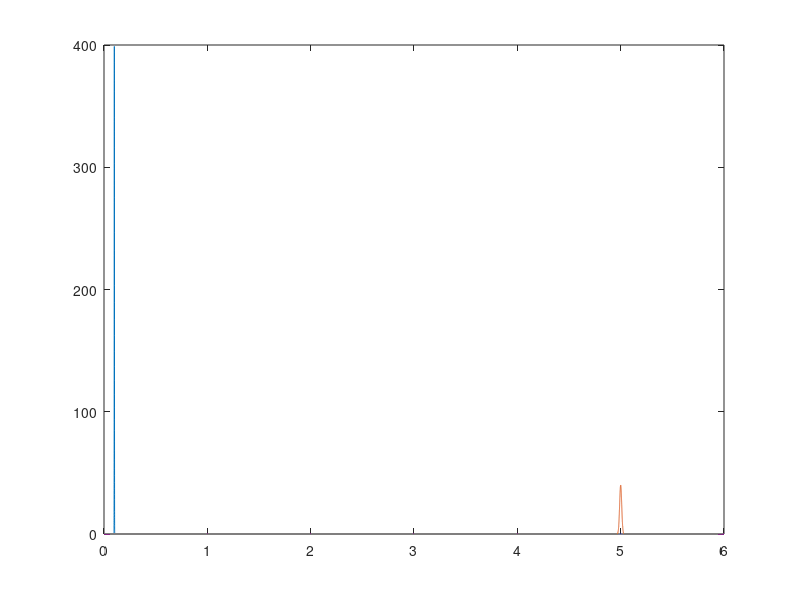

Write the MATLAB code that produced this figure. (Note: this script raises an error after producing the figure.)
clc,clear,close all
t=linspace(0,6,100000);
true1=normpdf(t,0.1,0.001);
true2=normpdf(t,5,0.01);
plot(t,true1)
hold on
plot(t,true2)
Wasserstein(true1,true2,t)